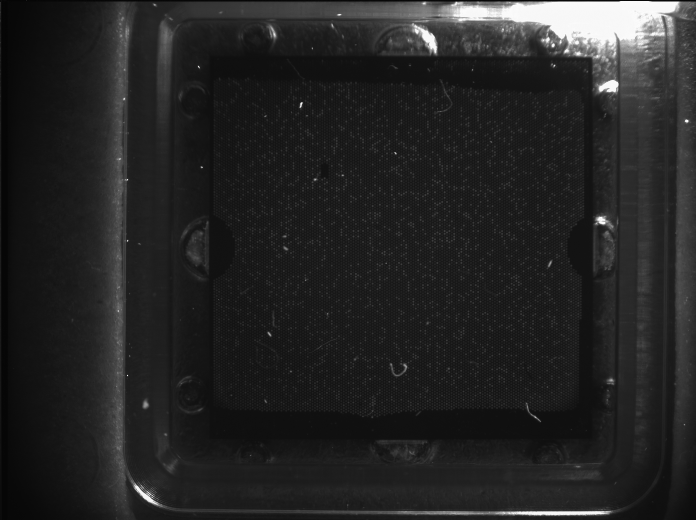
%> input picture assignment4/作业4图像1.tif, 1392 x 1040 px (shown at 1/2 size)
$ octave assignment.m   (GNU Octave 9; MATLAB toolbox functions it lacks are replaced by stand-ins)
%> lines starting %> are read from the running program, lines starting %| are printed output that depends on the picture; in (x1, y1, x2, y2) boxes, pixels count from 0 and x2, y2 are one past the last pixel; in counts of white or black regions, pixels touching at a corner belong together; the program's own positions count from 1
clear all;
close all;

%% 读取图像
img = imread('作业4图像1.tif');
%> img is the input picture: size 1040x1392 uint16; min 0, max 62708, mean 9083.3
figure(1);
subplot(221);imshow(img);title('原始图像');
% 直方图均衡化 高对比度
J = histeq(img);
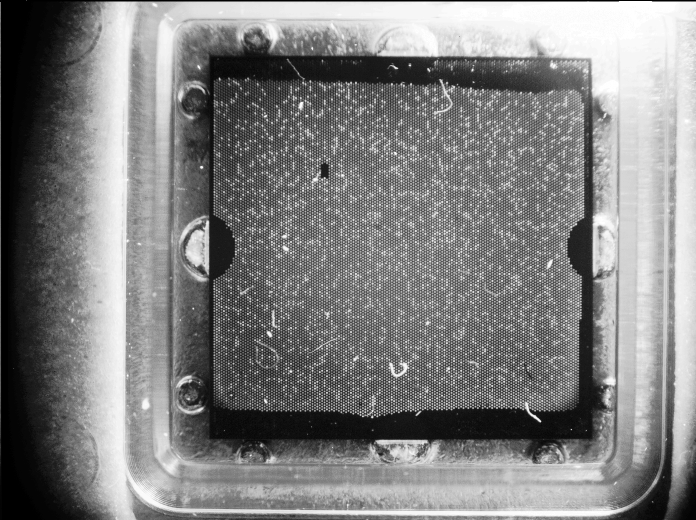
%> J: size 1040x1392 uint16 (shown at 1/2 size); min 0, max 65535, mean 33198.6; drawn with min black and max white
subplot(222);imshow(J);title('直方图均衡化后');
% 二值化图像
img_bw = imbinarize(J);
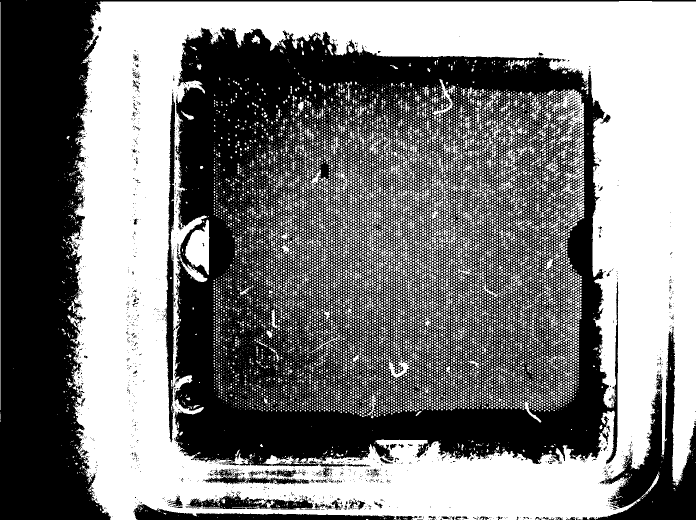
%> img_bw: size 1040x1392 logical (shown at 1/2 size); 49.9% white; 16144 white regions (15427 under 20 px), largest, box (x1, y1, x2, y2) and area: (135, 2, 1392, 1040) 540196, (370, 439, 419, 550) 3164, (1103, 178, 1168, 271) 2274
subplot(223);imshow(img_bw);title('二值化后图像');
% 寻找边界
img_edge = edge(img_bw);%寻找二值图像的边界
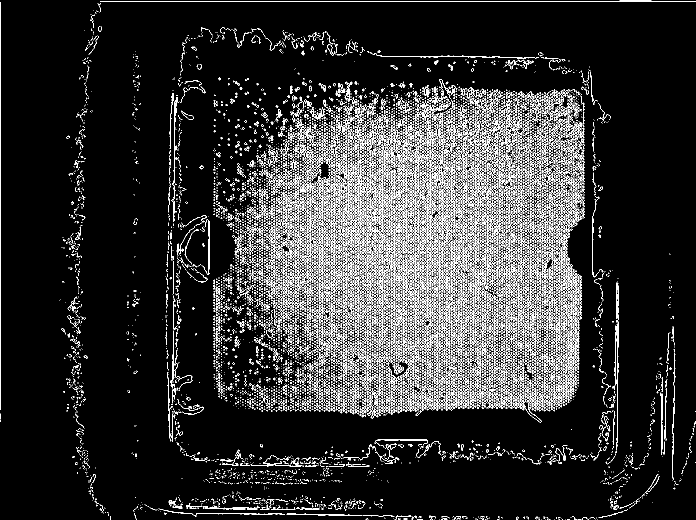
%> img_edge: size 1040x1392 logical (shown at 1/2 size); 12.4% white in thin lines or dots
se1=strel('square',13);%方型结构元素
BW=imclose(img_edge,se1);%闭运算去除干扰
%> BW: size 1040x1392 logical; 38.3% white; 106 white regions (59 under 20 px), largest, box (x1, y1, x2, y2) and area: (325, 70, 1319, 1033) 508261, (123, 1, 1392, 1032) 16636, (266, 983, 846, 1040) 12488
A1 = bwmorph(BW,'hbreak',10);%将不同连通域断开连接
BW1 = bwareaopen(A1, 30000);%将连通体面积小于30000的部分删除，去除杂散点
%> BW1: size 1040x1392 logical; 35.1% white; 1 white region, box (x1, y1, x2, y2) and area: (325, 70, 1319, 1033) 508261
se2=strel('disk',5);
A2=imerode(BW1,se2);%将相连的连通体断开
%> A2: size 1040x1392 logical; 31.4% white; 38 white regions (5 under 20 px), largest, box (x1, y1, x2, y2) and area: (430, 150, 1180, 834) 423658, (335, 194, 415, 681) 8751, (422, 907, 722, 973) 8686
BW2 = bwareaopen(A2, 10000);%将连通体面积小于10000的部分删除，去除杂散点
%> BW2: size 1040x1392 logical; 29.3% white; 1 white region, box (x1, y1, x2, y2) and area: (430, 150, 1180, 834) 423658
se3=strel('disk',6);
A3=imdilate(BW2,se3);%膨胀操作恢复原来联通体大小
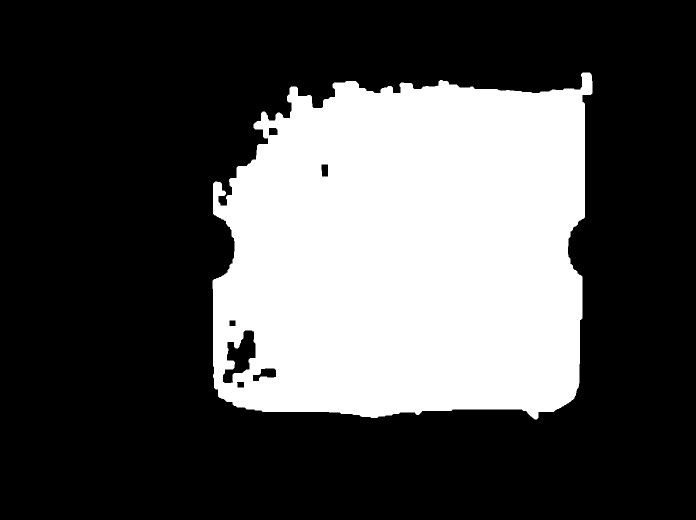
%> A3: size 1040x1392 logical (shown at 1/2 size); 30.7% white; 1 white region
subplot(224),imshow(A3);title('提取出的芯片区域')
%将芯片区域用矩形画出并显示
st = regionprops(A3, 'BoundingBox', 'Area' );
%> st = 1 region; box (x1, y1, x2, y2) and Area: (425, 145, 1185, 839) 444753
[maxArea, indexOfMax] = max([st.Area]);
%> maxArea = 444753; indexOfMax = 1
rectangle('Position',.....
    [st(indexOfMax).BoundingBox(1),st(indexOfMax).BoundingBox(2),st(indexOfMax).BoundingBox(3),st(indexOfMax).BoundingBox(4)],......
    'EdgeColor','r','LineWidth',2)
figure(2)
subplot(221),imshow(img);title('芯片所在位置');

rectangle('Position',.....
    [st(indexOfMax).BoundingBox(1),st(indexOfMax).BoundingBox(2),st(indexOfMax).BoundingBox(3),st(indexOfMax).BoundingBox(4)],......
    'EdgeColor','r','LineWidth',2)

crop_img = imcrop(img, [st.BoundingBox]);
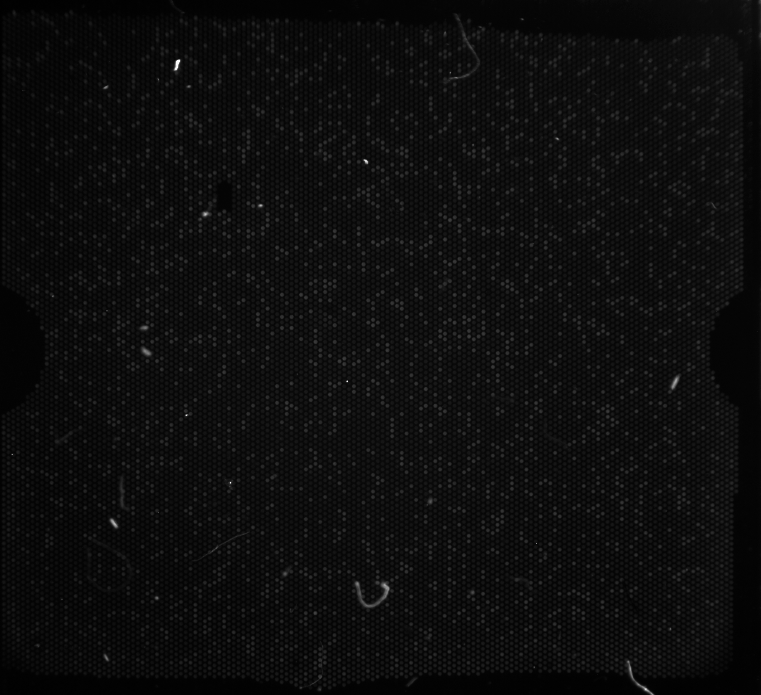
%> crop_img: size 695x761 uint16; min 3598, max 61680, mean 6686; drawn with min black and max white

se4=strel('disk',20);
A4=imdilate(BW2,se4);%膨胀操作恢复原来联通体大小
%> A4: size 1040x1392 logical; 34.1% white; 1 white region, box (x1, y1, x2, y2) and area: (411, 131, 1199, 853) 494134
crop_A4 = imcrop(A4, [st.BoundingBox]);
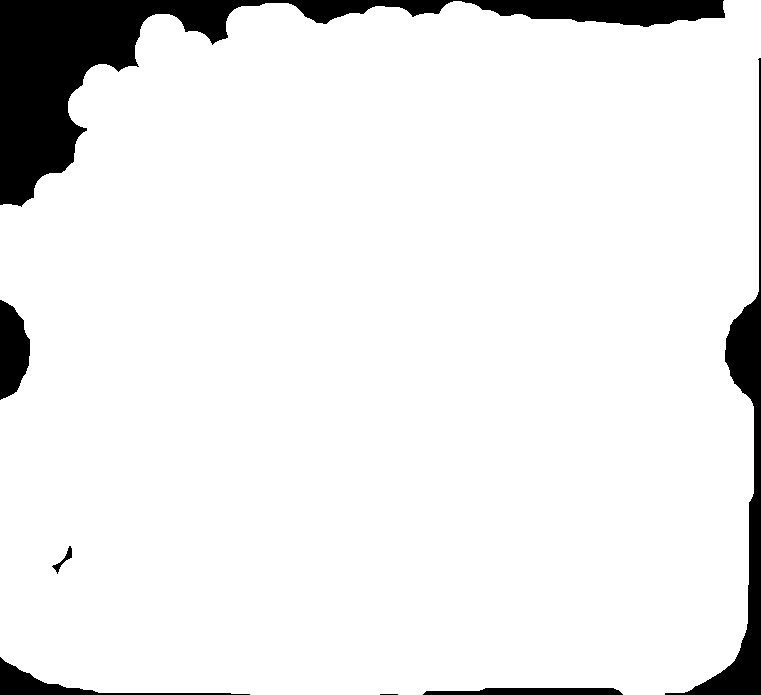
%> crop_A4: size 695x761 logical; 92.2% white; 7 black regions (1 under 20 px), largest, box (x1, y1, x2, y2) and area: (0, 0, 725, 207) 27944, (665, 58, 761, 695) 7931, (0, 300, 30, 400) 2219, (0, 657, 250, 695) 1781, (423, 688, 623, 695) 1189, (52, 546, 72, 574) 133

subplot(222),imshow(crop_img);title('原图ROI裁剪');

img_enhance = adapthisteq(crop_img);
subplot(223),imshow(img_enhance);title('裁剪ROI增强对比度');


img_enhance = imadjust(img_enhance,[],[],0.7);
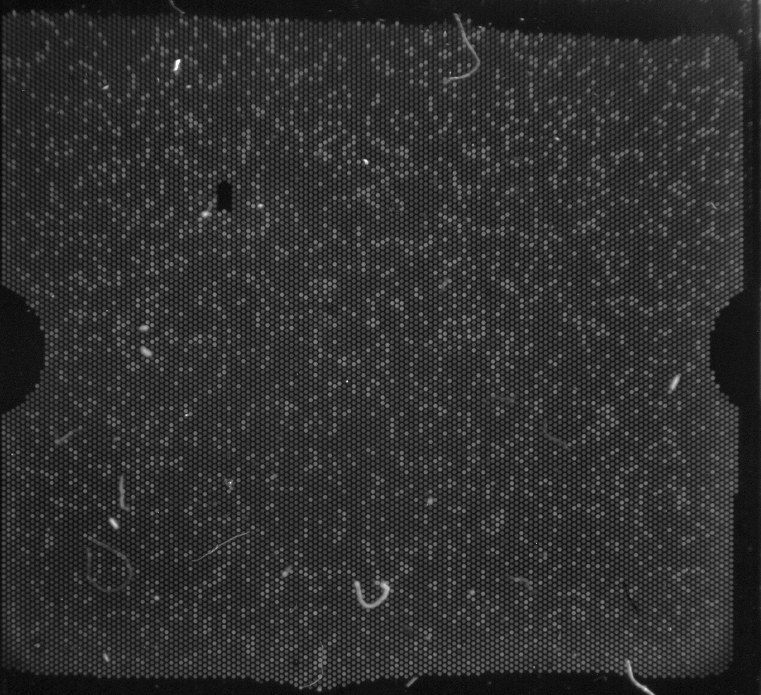
%> img_enhance: size 695x761 uint16; min 0, max 65535, mean 12393.3; drawn with min black and max white

subplot(224);imshow(img_enhance);title('增强对比度后Gama矫正');
%% 寻找阳性点、阴性点
% 开始计算阳性点数目
[m,n] = size(img_enhance);
%> m = 695; n = 761
chip_pad = padarray(img_enhance,[1 1],0,'both');
mean_value = mean(img_enhance(:));
%> mean_value = 12393.3
bright_num = 0;
dark_num = 0;
%防止领域内有其他值重复识别
point_map = zeros(m,n);

figure(3)
subplot(1,2,1),imshow(img_enhance),title('原图')
subplot(1,2,2),imshow(img_enhance),title('红色：阳性点，蓝色：阴性点')
hold on
%利用循环筛选阳性点和阴性点
%> (the run ends here)
